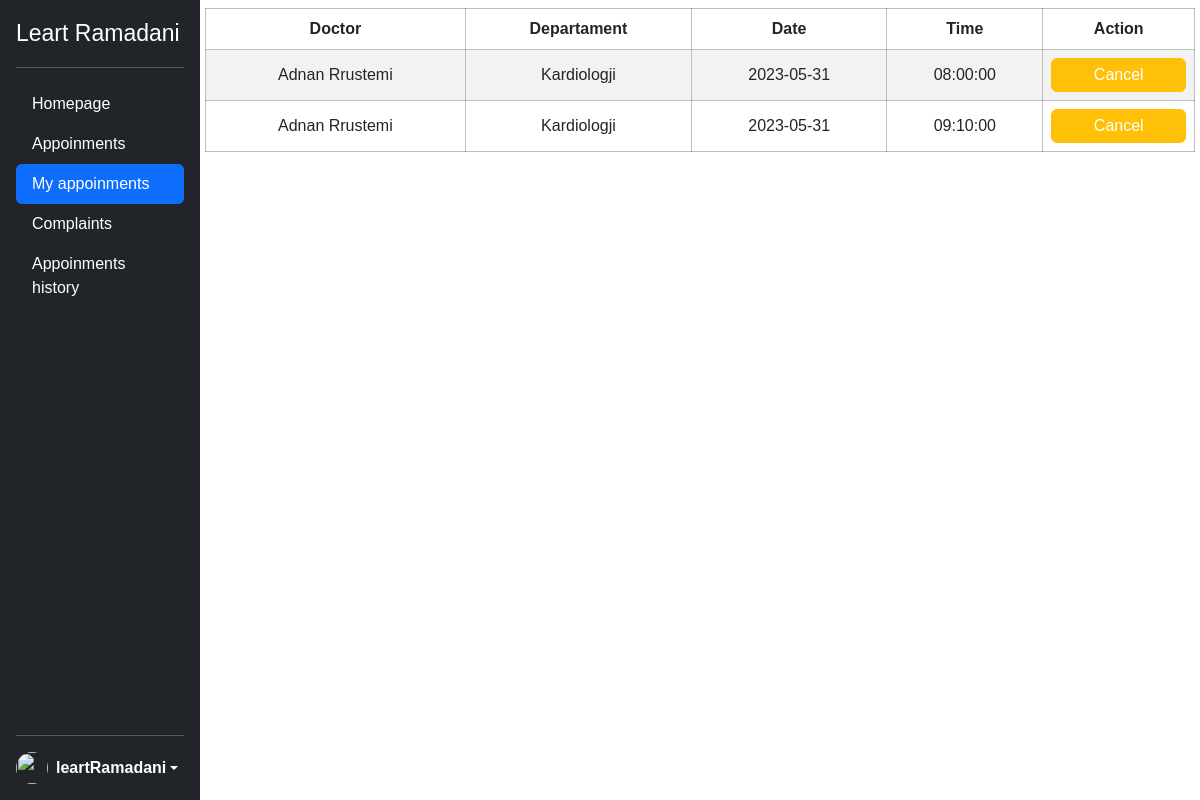
Page /patientSide/terminet_e_mia.php (signed in) on the committed database.
### tables this page shows
CREATE TABLE `terminet_e_mia` (
  `id` int(11) NOT NULL,
  `emri_pacientit` varchar(100) NOT NULL,
  `mbiemri_pacientit` varchar(100) NOT NULL,
  `numri_personal` int(10) NOT NULL,
  `doktori` varchar(100) NOT NULL,
  `departamenti` varchar(100) NOT NULL,
  `data` date NOT NULL,
  `ora` time NOT NULL
);

### patientSide/terminet_e_mia.php (the view, shortened to what this page needs)
<?php
include('../config.php');
?>
<!DOCTYPE html>
<html lang="en">
<head>
    <link rel="stylesheet" href="../css/main.css">
    <link rel="stylesheet" href="../css/responsive.css">
    <link href="https://cdn.jsdelivr.net/npm/bootstrap@5.2.0-beta1/dist/css/bootstrap.min.css" rel="stylesheet">
    <link rel="stylesheet" href="../bootstrap-5.1.3-examples/sidebars/sidebars.css">
</head>
<body>
    <div class="sideBlock">
        <button type="button" class="ham" id="ham_menu"><i class="fa-solid fa-bars"></i></button>
    </div>
    <div class="flex-shrink-0 p-3 text-white bg-dark sidebar">
        <p class="d-flex align-items-center mb-3 mb-md-0 me-md-auto text-white text-decoration-none">
            <span class=" sess_admin"><?php echo $_SESSION['emri'] . ' ' . $_SESSION['mbiemri'] ?></span>
        </p>
        <hr>
        <ul class="nav nav-pills flex-column mb-auto">
            <li><a href="../index.php" class="nav-link text-white">Homepage</a></li>
            <li class="nav-item"><a href="rezervoTermin.php" class="nav-link text-white">Appoinments</a></li>
            <li><a href="terminet_e_mia.php" class="nav-link text-white active" aria-current="page">My appoinments</a></li>
            <li><a href="ankesat.php" class="nav-link text-white">Complaints</a></li>
            <li><a href="historiaTermineve(pacientit).php" class="nav-link text-white">Appoinments history</a></li>
        </ul>
        <hr>
        <div class="dropdown">
            <a href="#" class="d-flex align-items-center text-white text-decoration-none dropdown-toggle" id="dropdownUser1" data-bs-toggle="dropdown" aria-expanded="false">
                <img src="https://w7.pngwing.com/pngs/200/420/png-transparent-user-profile-computer-icons-overview-rectangle-black-data-thumbnail.png" alt="" width="32" height="32" class="rounded-circle me-2">
                <strong class="useri"><?php echo $_SESSION['username'] ?></strong>
            </a>
        </div>
    </div>
    <?php
    $pacienti_sql = "SELECT * FROM patient_table WHERE numri_personal=:numri_personal";
    $pacienti_prep = $con->prepare($pacienti_sql);
    $pacienti_prep->bindParam(':numri_personal', $_SESSION['numri_personal']);
    $pacienti_prep->execute();
    $pacienti_fetch = $pacienti_prep->fetch();
    $emri_pacientit = $pacienti_fetch['emri'];
    $mbiemri_pacientit = $pacienti_fetch['mbiemri'];
    $sql = "SELECT * FROM terminet_e_mia WHERE emri_pacientit=:emri_pacientit AND mbiemri_pacientit=:mbiemri_pacientit";
    $prep = $con->prepare($sql);
    $prep->bindParam(':emri_pacientit', $emri_pacientit);
    $prep->bindParam(':mbiemri_pacientit', $mbiemri_pacientit);
    $prep->execute();
    $data = $prep->fetchAll();
    if (!$data) {
        $empty = 'empty';
    } else {
        $empty = '';
    }
    ?>
    <main class="main mainRes">
        <?php if ($empty == '') : ?>
            <table class="table table-striped text-center mt-2 table_patient">
                <thead>
                    <tr>
                        <th scope="col">Doctor</th>
                        <th scope="col">Departament</th>
                        <th scope="col">Date</th>
                        <th scope="col">Time</th>
                        <th scope="col">Action</th>
                    </tr>
                </thead>
                <tbody>
                    <?php foreach ($data as $data) : ?>
                        <tr>
                            <td><?= $data['doktori'] ?></td>
                            <td><?= $data['departamenti'] ?></td>
                            <td><?= $data['data'] ?></td>
                            <td><?= $data['ora'] ?></td>
                            <td class="text-center">
                                <a class="text-decoration-none text-white anuloPop ">
                                    <button class="btn btn-warning w-100 p-1 text-white rez">Cancel</button>
                                </a>
                            </td>
                        </tr>
                    <?php endforeach; ?>
                </tbody>
            </table>
        <?php endif; ?>
    </main>
</body>
</html>

### css/main.css (style rules this page uses)
:root { --primary: #0D6EFD; --background: #081C15; --secondary: #40916C; --border: #74c69d; --focus: #95d5b2; --font-family: 'Roboto', sans-serif; --grey: #adb5bd; --darkGrey: #495057; }
* { font-family: Arial, Helvetica, sans-serif; }
body { overflow: auto !important; }
main { max-height: none !important; }
.sess_admin { font-size: 23px !important; }
.main { display: flex; justify-content: center; width: calc(100% - 200px); margin-left: 200px; }
.sidebar { width: 200px !important; height: 100% !important; position: fixed; display: flex; flex-direction: column; z-index: 999; }
.table thead tr, .table tbody td { height: 30px !important; }
.table { width: 99% !important; }
.table thead tr th { border: 1px solid rgba(128, 128, 128, 0.521); }
.table tbody tr td { border: 1px solid rgba(128, 128, 128, 0.521); vertical-align: middle; }
.sideBlock { position: absolute; top: 10px; left: 5px; }

### rows in the picture
terminet_e_mia: doktori "Adnan Rrustemi", departamenti "Kardiologji", data "2023-05-31", ora "08:00:00"
terminet_e_mia: doktori "Adnan Rrustemi", departamenti "Kardiologji", data "2023-05-31", ora "09:10:00"

### other values in the picture
$_SESSION['emri'] "Leart"
$_SESSION['mbiemri'] "Ramadani"
$_SESSION['username'] "leartRamadani"
